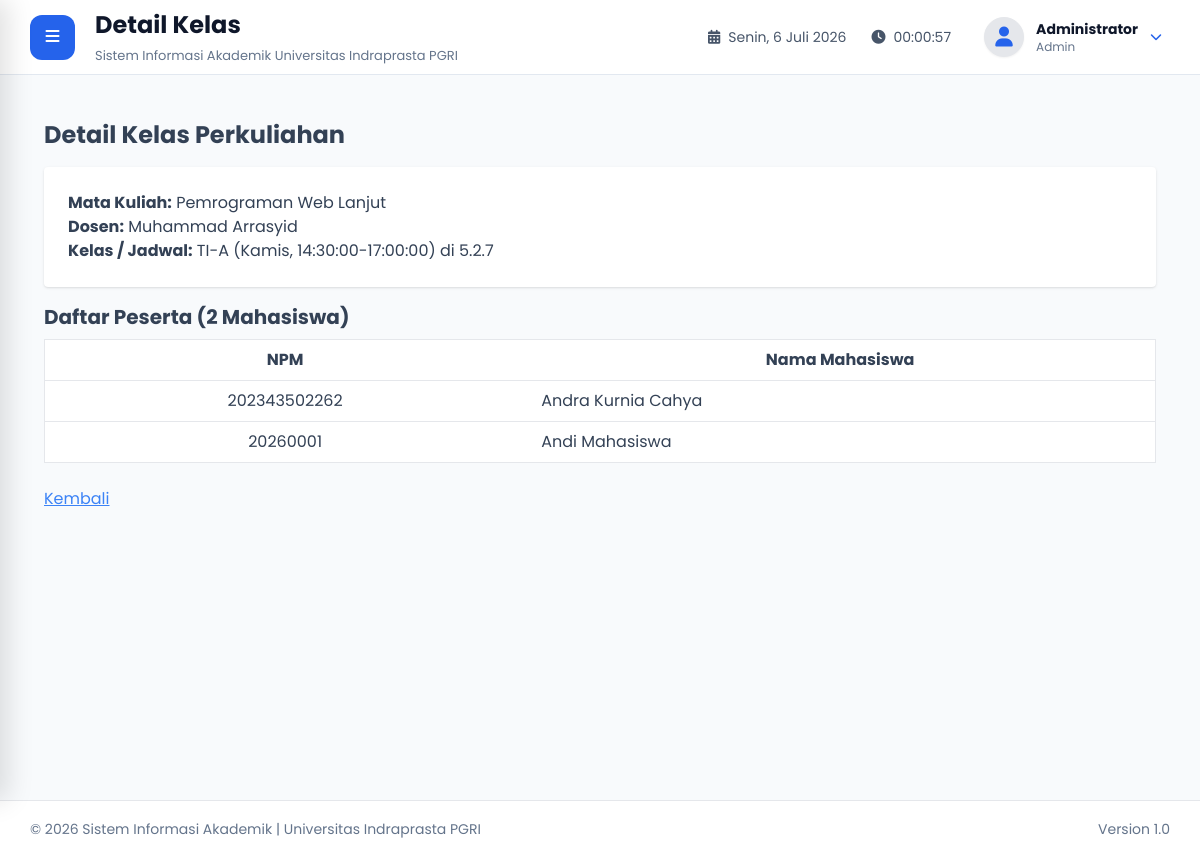
Screenshot of /admin/jadwal/detail.php?id=3491cf40-6b80-4ff6-8e5c-d52b237a9276 (signed in) with the database file from the repository.
### tables this page shows
CREATE TABLE IF NOT EXISTS `kelas_perkuliahan` (
  `id_kelas_perkuliahan` char(36) NOT NULL,
  `id_matkul` char(36) NOT NULL,
  `id_dosen` char(36) NOT NULL,
  `id_kelas` char(36) NOT NULL,
  `id_periode` char(36) NOT NULL,
  `hari` varchar(20) DEFAULT NULL,
  `jam_mulai` time DEFAULT NULL,
  `jam_selesai` time DEFAULT NULL,
  `ruangan` varchar(50) DEFAULT NULL,
  PRIMARY KEY (`id_kelas_perkuliahan`),
  KEY `id_matkul` (`id_matkul`),
  KEY `id_dosen` (`id_dosen`),
  KEY `id_kelas` (`id_kelas`),
  KEY `id_periode` (`id_periode`),
  CONSTRAINT `kelas_perkuliahan_ibfk_1` FOREIGN KEY (`id_matkul`) REFERENCES `mata_kuliah` (`id_matkul`) ON DELETE CASCADE,
  CONSTRAINT `kelas_perkuliahan_ibfk_2` FOREIGN KEY (`id_dosen`) REFERENCES `dosen` (`id_dosen`) ON DELETE CASCADE,
  CONSTRAINT `kelas_perkuliahan_ibfk_3` FOREIGN KEY (`id_kelas`) REFERENCES `kelas` (`id_kelas`) ON DELETE CASCADE,
  CONSTRAINT `kelas_perkuliahan_ibfk_4` FOREIGN KEY (`id_periode`) REFERENCES `periode_akademik` (`id_periode`) ON DELETE CASCADE
);

CREATE TABLE IF NOT EXISTS `mata_kuliah` (
  `id_matkul` char(36) NOT NULL,
  `id_prodi` char(36) NOT NULL,
  `kode_matkul` varchar(20) NOT NULL,
  `nama_matkul` varchar(100) NOT NULL,
  `sks` int NOT NULL,
  PRIMARY KEY (`id_matkul`),
  UNIQUE KEY `kode_matkul` (`kode_matkul`),
  KEY `id_prodi` (`id_prodi`),
  CONSTRAINT `mata_kuliah_ibfk_1` FOREIGN KEY (`id_prodi`) REFERENCES `prodi` (`id_prodi`) ON DELETE CASCADE
);

CREATE TABLE IF NOT EXISTS `users` (
  `id_user` char(36) NOT NULL,
  `username` varchar(50) NOT NULL,
  `password_hash` varchar(255) NOT NULL,
  `nama_lengkap` varchar(100) NOT NULL,
  `foto` varchar(255) DEFAULT 'default-user.png',
  `role` enum('admin','dosen','mahasiswa') NOT NULL,
  `status` enum('aktif','nonaktif') DEFAULT 'aktif',
  `last_login` datetime DEFAULT NULL,
  `created_at` timestamp NULL DEFAULT CURRENT_TIMESTAMP,
  PRIMARY KEY (`id_user`),
  UNIQUE KEY `username` (`username`)
);

CREATE TABLE IF NOT EXISTS `kelas` (
  `id_kelas` char(36) NOT NULL,
  `id_prodi` char(36) NOT NULL,
  `nama_kelas` varchar(20) NOT NULL,
  PRIMARY KEY (`id_kelas`),
  UNIQUE KEY `uk_prodi_kelas` (`id_prodi`,`nama_kelas`),
  CONSTRAINT `kelas_ibfk_1` FOREIGN KEY (`id_prodi`) REFERENCES `prodi` (`id_prodi`) ON DELETE CASCADE
);

CREATE TABLE IF NOT EXISTS `peserta_kelas` (
  `id_peserta_kelas` char(36) NOT NULL,
  `id_kelas_perkuliahan` char(36) NOT NULL,
  `id_mahasiswa` char(36) NOT NULL,
  `created_at` timestamp NULL DEFAULT CURRENT_TIMESTAMP,
  PRIMARY KEY (`id_peserta_kelas`),
  UNIQUE KEY `uk_kelas_mahasiswa` (`id_kelas_perkuliahan`,`id_mahasiswa`),
  KEY `id_mahasiswa` (`id_mahasiswa`),
  CONSTRAINT `peserta_kelas_ibfk_1` FOREIGN KEY (`id_kelas_perkuliahan`) REFERENCES `kelas_perkuliahan` (`id_kelas_perkuliahan`) ON DELETE CASCADE,
  CONSTRAINT `peserta_kelas_ibfk_2` FOREIGN KEY (`id_mahasiswa`) REFERENCES `mahasiswa` (`id_mahasiswa`) ON DELETE CASCADE
);

CREATE TABLE IF NOT EXISTS `mahasiswa` (
  `id_mahasiswa` char(36) NOT NULL,
  `id_user` char(36) NOT NULL,
  `npm` varchar(30) NOT NULL,
  `jk` enum('L','P') DEFAULT NULL,
  `tempat_lahir` varchar(100) DEFAULT NULL,
  `tanggal_lahir` date DEFAULT NULL,
  `alamat` text,
  `email` varchar(100) DEFAULT NULL,
  `telepon` varchar(20) DEFAULT NULL,
  `angkatan` year DEFAULT NULL,
  `id_prodi` char(36) NOT NULL,
  `id_kelas` char(36) NOT NULL,
  `semester` int DEFAULT '1',
  `status_akademik` enum('aktif','cuti','lulus','dropout') DEFAULT 'aktif',
  `agama` enum('Islam','Kristen','Katolik','Hindu','Buddha','Konghucu','Lainnya') DEFAULT NULL,
  `profil_lengkap` tinyint(1) DEFAULT '0',
  PRIMARY KEY (`id_mahasiswa`),
  UNIQUE KEY `id_user` (`id_user`),
  UNIQUE KEY `npm` (`npm`),
  KEY `id_prodi` (`id_prodi`),
  KEY `id_kelas` (`id_kelas`),
  CONSTRAINT `mahasiswa_ibfk_1` FOREIGN KEY (`id_user`) REFERENCES `users` (`id_user`) ON DELETE CASCADE,
  CONSTRAINT `mahasiswa_ibfk_2` FOREIGN KEY (`id_prodi`) REFERENCES `prodi` (`id_prodi`) ON DELETE CASCADE,
  CONSTRAINT `mahasiswa_ibfk_3` FOREIGN KEY (`id_kelas`) REFERENCES `kelas` (`id_kelas`) ON DELETE CASCADE
);

### admin/jadwal/detail.php (the view, shortened to what this page needs)
<?php
require_once "../../config/koneksi.php";
$id = $_GET['id'] ?? '';
$stmt = $pdo->prepare("
    SELECT kp.*, m.nama_matkul, d.nama_lengkap as dosen, k.nama_kelas
    FROM kelas_perkuliahan kp
    JOIN mata_kuliah m ON kp.id_matkul = m.id_matkul
    JOIN dosen ds ON kp.id_dosen = ds.id_dosen
    JOIN users d ON ds.id_user = d.id_user
    JOIN kelas k ON kp.id_kelas = k.id_kelas
    WHERE kp.id_kelas_perkuliahan = ?
");
$stmt->execute([$id]);
$kp = $stmt->fetch();
$peserta = $pdo->query("SELECT p.id_peserta_kelas, m.npm, u.nama_lengkap FROM peserta_kelas p JOIN mahasiswa m ON p.id_mahasiswa = m.id_mahasiswa JOIN users u ON m.id_user = u.id_user WHERE p.id_kelas_perkuliahan = '$id' ORDER BY m.npm ASC")->fetchAll();
require_once "../../layout/header.php";
require_once "../../layout/sidebar.php";
require_once "../../layout/navbar.php";
?>
<div class="p-6">
    <h1 class="text-2xl font-bold mb-4">Detail Kelas Perkuliahan</h1>
    <div class="bg-white p-6 rounded shadow mb-4">
        <p><strong>Mata Kuliah:</strong> <?= htmlspecialchars($kp['nama_matkul']) ?></p>
        <p><strong>Dosen:</strong> <?= htmlspecialchars($kp['dosen']) ?></p>
        <p><strong>Kelas / Jadwal:</strong> <?= htmlspecialchars($kp['nama_kelas']) ?> (<?= $kp['hari'] ?>, <?= $kp['jam_mulai'] ?>-<?= $kp['jam_selesai'] ?>) di <?= htmlspecialchars($kp['ruangan']) ?></p>
    </div>
    <h2 class="text-xl font-bold mb-2">Daftar Peserta (<?= count($peserta) ?> Mahasiswa)</h2>
    <table class="min-w-full bg-white border">
        <thead>
            <tr>
                <th class="py-2 px-4 border-b">NPM</th>
                <th class="py-2 px-4 border-b">Nama Mahasiswa</th>
            </tr>
        </thead>
        <tbody>
            <?php foreach($peserta as $p): ?>
            <tr>
                <td class="py-2 px-4 border-b text-center"><?= htmlspecialchars($p['npm']) ?></td>
                <td class="py-2 px-4 border-b"><?= htmlspecialchars($p['nama_lengkap']) ?></td>
            </tr>
            <?php endforeach; ?>
        </tbody>
    </table>
    <br>
    <a href="index.php" class="text-blue-500 underline">Kembali</a>
</div>
<?php require_once "../../layout/footer.php"; ?>

### assets/css/style.css (style rules this page uses)
* { margin:0; padding:0; box-sizing:border-box; font-family:'Poppins',sans-serif; }
html { scroll-behavior:smooth; }
body { background:#f1f5f9; color:#334155; overflow-x:hidden; }
a { text-decoration:none; color:inherit; }
.text-center { text-align:center; }
.mb-2 { margin-bottom:20px; }
.mb-4 { margin-bottom:40px; }
.shadow { box-shadow:0 10px 25px rgba(0,0,0,.08); }
.rounded { border-radius:12px; }

### rows the page displays
kelas_perkuliahan: id_matkul.nama_matkul "Pemrograman Web Lanjut", users.nama_lengkap "Muhammad Arrasyid", id_kelas.nama_kelas "TI-A", hari "Kamis", jam_mulai "14:30:00", jam_selesai "17:00:00", ruangan "5.2.7"
peserta_kelas: id_mahasiswa.npm "202343502262", users.nama_lengkap "Andra Kurnia Cahya"
peserta_kelas: id_mahasiswa.npm "20260001", users.nama_lengkap "Andi Mahasiswa"

### other values shown
$pageTitle "Detail Kelas"
$nama "Administrator"
$role "Admin"
count($peserta) "2"
NAMA_APLIKASI "Sistem Informasi Akademik"
NAMA_KAMPUS "Universitas Indraprasta PGRI"
VERSI "1.0"
